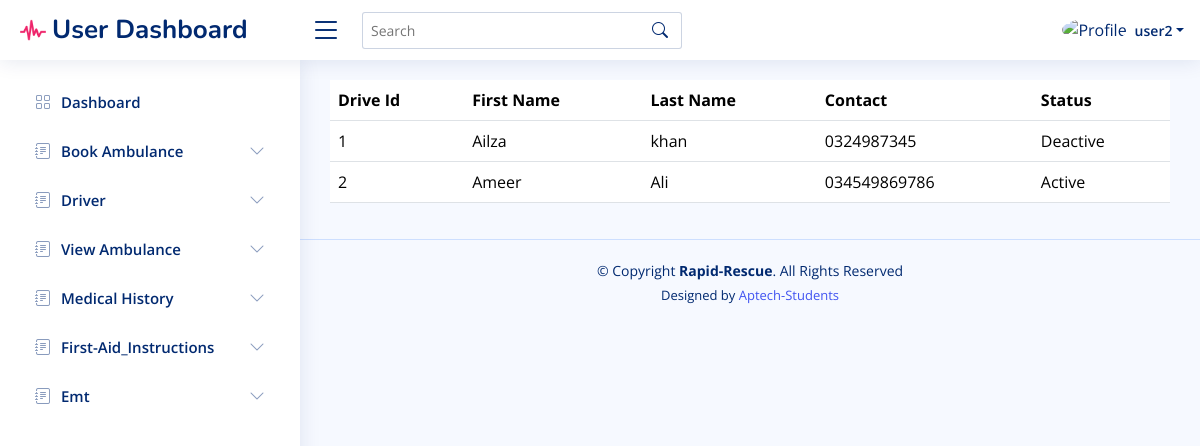
Screenshot of /rapid_rescue/user/view_driver.php (signed in) with the database file from the repository.
### tables this page shows
CREATE TABLE `drivers` (
  `driver_id` int(11) NOT NULL,
  `first_name` varchar(50) NOT NULL,
  `last_name` varchar(50) NOT NULL,
  `phonenumber` varchar(15) NOT NULL,
  `STATUS` varchar(10) DEFAULT 'Active'
);

### rapid_rescue/user/view_driver.php (the view, shortened to what this page needs)
<?php include "header.php"; ?>
<?php
include "config.php";
?>
<table class="table">
  <thead>
    <tr>
      <th scope="col">Drive Id</th>
      <th scope="col">First Name</th>
      <th scope="col">Last Name</th>
      <th scope="col">Contact</th>
      <th scope="col">Status</th>
    </tr>
  </thead>
  <tbody>
    <?php
    $sql = "SELECT * FROM drivers";
    $res = mysqli_query($conn, $sql);
    $num = 1;
    while ($data = mysqli_fetch_array($res)) {
    ?>
      <tr>
        <td><?php echo $num?></td>
        <td><?php echo $data['first_name'] ?></td>
        <td><?php echo $data['last_name'] ?></td>
        <td><?php echo $data['phonenumber'] ?></td>
        <td><?php echo $data['STATUS'] ?></td>
      </tr>
    <?php
      $num++;
    }
    ?>
  </tbody>
</table>
<?php include "footer.php"; ?>

### rapid_rescue/user/assets/css/style.css (style rules this page uses)
:root { scroll-behavior: smooth; }
body { font-family: "Open Sans", sans-serif; background: #f6f9ff; color: #444444; }

### rows the page displays
drivers: first_name "Ailza", last_name "khan", phonenumber "0324987345", STATUS "Deactive"
drivers: first_name "Ameer", last_name "Ali", phonenumber "034549869786", STATUS "Active"

### other values shown
$_SESSION['username'] "user2"
